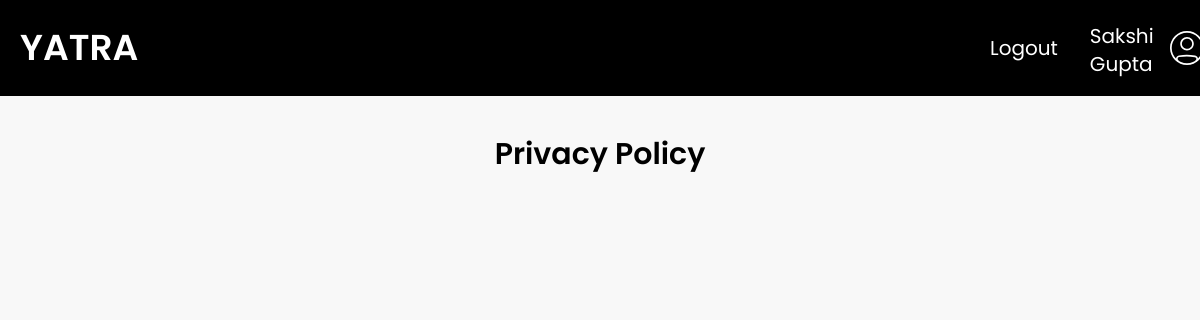
/privacy_policy/ (signed in), run on an earlier commit of the app's database.
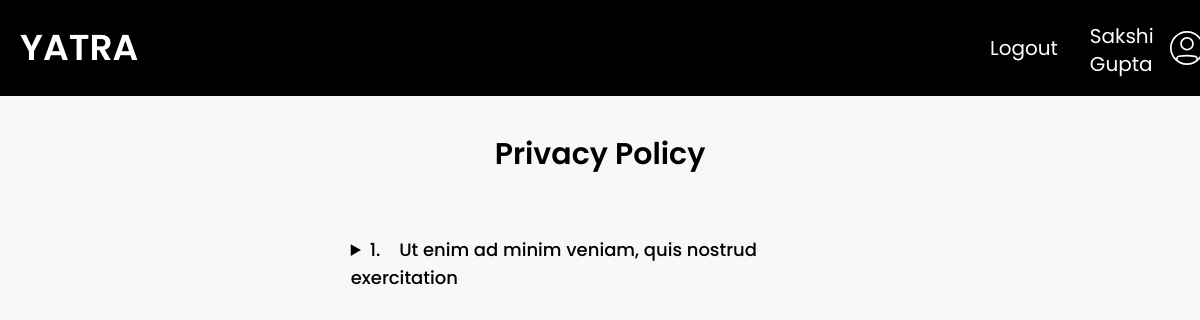
And on a later commit of the database.
### base/models.py (models this page shows)
class PrivacyPolicy(models.Model):
    policy = models.CharField(max_length=100)
    explanation = models.TextField(max_length=250)

### base/views.py (the view)
# urls.py: path('privacy_policy/', views.privacy_policy, name='privacy_policy'),
def privacy_policy(request):
    privacy_policy = PrivacyPolicy.objects.all()
    context = {
        'privacy_policy':privacy_policy,
    }
    if request.user.is_superuser:
        return render(request, 'privacypolicy/privacypolicy.html', context)
    else:
        return render(request, 'base/privacypolicy.html', context)

### base/templatetags/user_group.py (called while the page is built)
@register.filter(name='has_group')
def has_group(user, group_name):
    return user.groups.filter(name=group_name).exists()

### base/templates/base/privacypolicy.html (shortened to what this page needs)
{% extends 'base/header.html' %}
{% load static %}
{% load user_group %}
{% load widget_tweaks %}
{% block content %}
<div class="h-screen w-full px-6 py-10  bg-theme ">
    <p class="text-center text-3xl font-semibold pb-4 mt-24">Privacy Policy</p>
    <div class="w-4/5 mx-auto mt-4 p-3 items-center overflow-y-auto hide-scrollbar">
    {% for policy in privacy_policy %}
    <div class="w-3/5 flex flex-col mx-auto rounded-lg   p-5 text-lg">
        <details>
            <summary class="font-medium mb-4">
                {{ forloop.counter }}. &nbsp; &nbsp;{{ policy.policy }}
            </summary>
        </details>
    </div>
    {% endfor %}
</div>
</div>
{% endblock content %}

What changed in the data, as far as the page shows it:
added PrivacyPolicy: policy "Ut enim ad minim veniam, quis nostrud exercitation"
